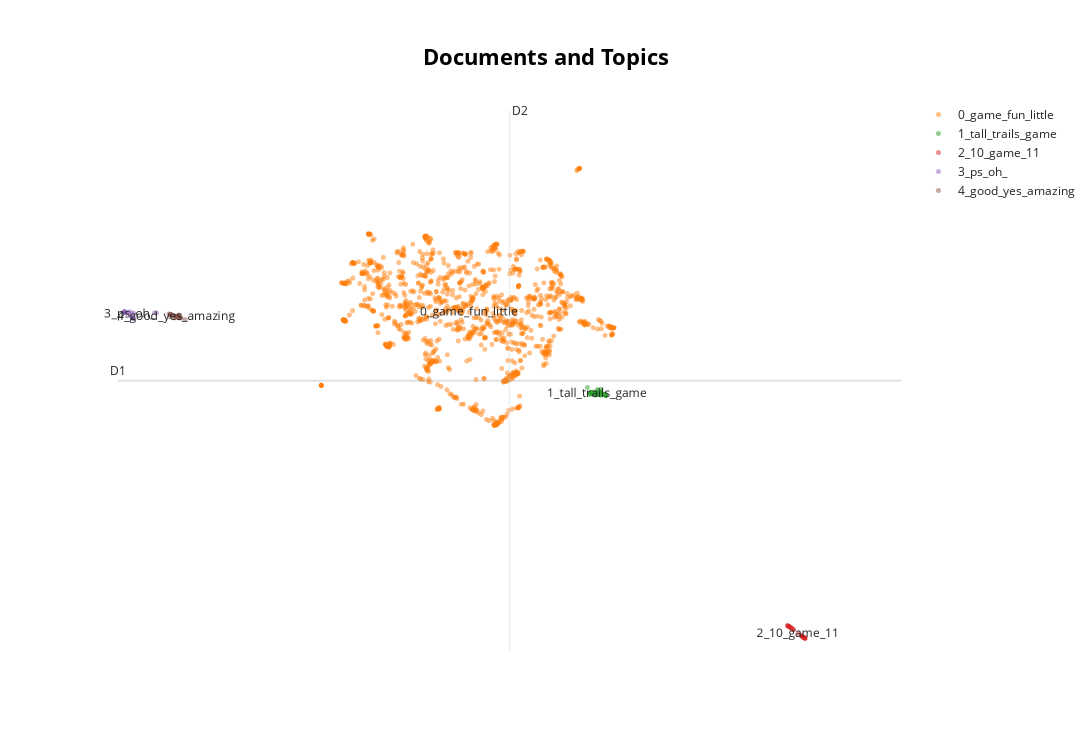

The notebook cell saved with this chart:
### Markdown cell above
## 3. Visualization

Visualize the documents and clusters.

### Code cell
# Reduce dimensionality for faster/cleaner visualization
print("Reducing dimensionality with UMAP...")
reduced_embeddings = UMAP(n_neighbors=10, n_components=2, min_dist=0.0, metric='cosine').fit_transform(embeddings)

fig_red = topic_model.visualize_documents(docs, reduced_embeddings=reduced_embeddings)
fig_red.show()

### Figure 1 — Plotly figure (JSON) as saved in the notebook; plotly's stock layout.template omitted (floating-point values rounded to 4 significant figures; data arrays with more than 128 entries replaced by an {"elided": "..."} marker saying what was removed)
{"data": [{"hoverinfo": "text", "hovertext": [null], "marker": {"color": "#CFD8DC", "opacity": 0.5, "size": 5}, "mode": "markers+text", "name": "other", "showlegend": false, "type": "scattergl", "x": [NaN], "y": [NaN]}, {"hoverinfo": "text", "hovertext": {"elided": "1235 str values"}, "marker": {"opacity": 0.5, "size": 5}, "mode": "markers+text", "name": "0_game_fun_little", "text": {"elided": "1235 str values"}, "textfont": {"size": 12}, "type": "scattergl", "x": {"elided": "1235 float values"}, "y": {"elided": "1235 float values"}}, {"hoverinfo": "text", "hovertext": ["I LOVE TALL TRAILS!!!", "In short, i highly recommand tall trails, a super chill and original exploration game with perfectly designed caracters !", "Tall Trails doesn't look like much.", "I had the pleasure of being able to beta Tall Trails!", "Tall Trails has so far been an amazing experience.", "One of the things I wish there were more of in the world are games like Tall Trails.", "Find more details and screenshots at https://sascha.mehlhase.info/hobbies/computer-games/tall-trails/", "Tall trails is a game I can say with confidence that all the time I've spent playing it is not time wasted.", "Whether you’re in it for the relaxing vibe, the adorable characters, or just a break from more intense games, Tall Trails delivers a genuinely satisfying experience.", "Tall Trails is here to do that.", "if you're looking for a game to just sit back and vibe with, tall trails is a good choice.", "Tall Trails is a charming game about a little guy in search of purpose, set in a world where you’re both allowed and encouraged to cause all sorts of shenanigans, set to a beautiful soundtrack it’s an absolute blast from start to finish.", "Tall Trails is an incredibly high-quality and polished game from a solo developer.", "Was not impressed in the beginning because I was unfairly comparing this to A Short Hike, but it did grow on me.", "It is my new goal to convince my friends to please play Tall Trails!", "Tall Trails is a platformer where you can really just screw around with the world and its mechanics to your heart's content.", "It's fair to say that Tall Trails fits that description and much more!", "Tall Trails seriously have one of the most satisfying movement system I've seen in a game, I love it.", "I'd say Tall Trails falls into this form.", "Tall Trails is just a short and sweet 3D platformer that doesn't overstay its welcome.", "It’s sorta cute but not much motivation to continue, and not up to the quality bar of A Short Hike.", "No but seriously, Tall Trails is such an amazing game, and for the low low price of however much it is (I didn't care to check) you should just buy it.", "In a world where nostalgia rules the 3D platformer genre, Tall Trails is a breath of fresh air!!!", "i absolutely loved red tall traildemptiom 2", "I'm truly amazed by Tall Trails, and just by playing it i can feel the love put into this game by the developer.", "tall trails is such a treat of a game.", "Tall Trails is such a great game!", "When John Talltrails said \"Those trails are definitely tall\" I cried", "overall, tall trails is exactly the type of game i love to see get made, and i'm excited to get to the end of this adventure and figure out whats the Whole Deal with The Big Plan!", "Tall Trails hasn't challenged me yet, but it's not supposed to.", "Tall Trails is a lot of things: easy, fun, short, and goofy.", "Tall Trails is a pretty fun game.", "A short but bittersweet adventure game, Tall Trails fully lives up to the small cost it has on the Steam store.", "Tall Trails is an absolute delight from start to finish.", "Like Alp, I've found my purpose and it's to play Tall Trails.", "Tall Trails makes you go \"whoa, what's that over there?\"", "the designs are super cute - and tall trails is a great example that pushes what games can be like - that they can be chill and have silly stories and characters, but still be incredibly engaging and polished.", "If you're a fan of meaningful indie games, and need some time to unwind, I highly reccomend Tall Trails^^", "if I named this one I woulda named it Trail Mix cuz it's yummy yea yum yum", "there are seriously so many things you can do in this game and all the characters are so funny I looooove tall trails C:", "Tall Trails lets you enjoy a low-stakes environment and play around in an expansive world with lots of fun mechanics to be found around every corner.", "One million stars for Tall Trails.", "Mayhaps even a fine uphill jaunt?", "Tall trails is definitely, the indie game of the year for me.", "Tall Trails has a very simple, adorable and goofy art style.", "20/10 game i love it so much tall trails you will always be famous", "A great fit for all ages and all moods, I'm convinced Tall Trails is going to be the next big thing.", "Tall Trails is extremely cute and immersive.", "I'd love it if Tall Trails leaned a little more into the 3rd form, maybe as another random generation option.", null], "marker": {"opacity": 0.5, "size": 5}, "mode": "markers+text", "name": "1_tall_trails_game", "text": ["", "", "", "", "", "", "", "", "", "", "", "", "", "", "", "", "", "", "", "", "", "", "", "", "", "", "", "", "", "", "", "", "", "", "", "", "", "", "", "", "", "", "", "", "", "", "", "", "", "1_tall_trails_game"], "textfont": {"size": 12}, "type": "scattergl", "x": [11.44, 11.26, 11.66, 11.49, 11.53, 11.36, 11.27, 11.3, 11.36, 11.6, 11.26, 11.35, 11.32, 11.54, 11.35, 11.53, 11.67, 11.29, 11.65, 11.52, 11.49, 11.29, 11.54, 11.4, 11.32, 11.43, 11.29, 11.5, 11.38, 11.63, 11.51, 11.33, 11.34, 11.52, 11.23, 11.59, 11.18, 11.33, 11.54, 11.38, 11.45, 11.55, 11.66, 11.29, 11.46, 11.35, 11.54, 11.45, 11.66, 11.44], "y": [6.642, 6.739, 6.609, 6.654, 6.693, 6.712, 6.679, 6.698, 6.713, 6.667, 6.678, 6.678, 6.687, 6.7, 6.668, 6.737, 6.586, 6.74, 6.619, 6.778, 6.753, 6.697, 6.859, 6.608, 6.701, 6.691, 6.665, 6.636, 6.698, 6.64, 6.742, 6.69, 6.711, 6.631, 6.644, 6.653, 6.936, 6.744, 6.61, 6.704, 6.683, 6.662, 6.658, 6.717, 6.809, 6.659, 6.677, 6.846, 6.607, 6.694]}, {"hoverinfo": "text", "hovertext": ["8.5/10", "11/10", "10/10", "10/10.", "10/10.", "10/10", "/ 10 }---\n☐ 1\n☐ 2\n☐ 3\n☐ 4\n☐ 5\n☐ 6\n☐ 7\n☑ 8\n☐ 9\n☐ 10\n\nstill recommend this game!", "10/10", "10/10\n\ni love pin", "The dragons in this game get a dragon rating of 0/10, as there were no dragons.", "[b] 10/10 would search for purpose again [/b]", "15/10 game.", "10/10 game for me and would recommend to everyone!", "10/10", "10/10", "10/10", "10/10", "10/10", "7/5 would recommend", "10/10 This game is part of the reason im still here to write this review.", "9/10", "10/10", "10/10", "10/10 will new game plus again", "11/10 fart game", "10/10 game - Super simple and basic gameplay, art style and story, but very satisfying, relaxing and fun to play.", "Game very good 10/10 frfr", "10/10 masterpiece of a game.", "10/10", "10/10", "12/10 beyond marvelous\n\n(I DID receive this product for free but that was only because I beta tested, I would genuinely pay for this game three times over)", "10/10", "1000000/1000000", "Such a silly spooder man game 10/10 would swing again", "The artwork in this game is to me what thick, juicy calves are to a pimp: a welcome edition that makes her go from an 8/10 to a 10/10, though non essential.", "10/10\r\n\r\nThis game is incredible.", "11/10, super cute and fun.", "10/10 game", null], "marker": {"opacity": 0.5, "size": 5}, "mode": "markers+text", "name": "2_10_game_11", "text": ["", "", "", "", "", "", "", "", "", "", "", "", "", "", "", "", "", "", "", "", "", "", "", "", "", "", "", "", "", "", "", "", "", "", "", "", "", "", "2_10_game_11"], "textfont": {"size": 12}, "type": "scattergl", "x": [16.87, 16.85, 16.92, 16.91, 16.87, 16.9, 16.56, 16.92, 16.9, 16.54, 16.87, 16.63, 16.52, 16.92, 16.93, 16.94, 16.91, 16.94, 16.86, 16.48, 16.87, 16.94, 16.92, 16.57, 16.64, 16.51, 16.58, 16.52, 16.95, 16.9, 16.53, 16.95, 16.91, 16.49, 16.51, 16.53, 16.87, 16.61, 16.76], "y": [-3.453, -3.43, -3.521, -3.504, -3.461, -3.501, -3.088, -3.518, -3.489, -3.07, -3.458, -3.174, -3.054, -3.517, -3.527, -3.54, -3.509, -3.539, -3.444, -3.006, -3.461, -3.534, -3.513, -3.105, -3.188, -3.034, -3.118, -3.046, -3.545, -3.499, -3.059, -3.546, -3.519, -3.027, -3.035, -3.056, -3.45, -3.145, -3.334]}, {"hoverinfo": "text", "hovertext": [":)", ":)", "👍", ":)", "<3", "!", ":D", "!", "2.", "!", "🧙🏻♂️🪄🧱🍄🫵🏻", ":)", ":)", "\":)\"", ": )", "PS.", "(:", "3.", ":]", "!", ":)", ":D", ":]\n\nOh!", ":)", "<3 )", "!", ";)", "!", "!", null], "marker": {"opacity": 0.5, "size": 5}, "mode": "markers+text", "name": "3_ps_oh_", "text": ["", "", "", "", "", "", "", "", "", "", "", "", "", "", "", "", "", "", "", "", "", "", "", "", "", "", "", "", "", "3_ps_oh_"], "textfont": {"size": 12}, "type": "scattergl", "x": [-1.088, -1.096, -0.8407, -1.091, -0.8356, -0.8751, -1.087, -0.8808, -0.2932, -0.8829, -0.8574, -1.087, -1.088, -1.098, -1.096, -0.9783, -1.072, -0.2425, -1.05, -0.8776, -1.082, -1.084, -1.071, -1.085, -0.9091, -0.887, -1.098, -0.8819, -0.8955, -0.9452], "y": [10.09, 10.1, 9.808, 10.1, 10.03, 9.837, 10.11, 9.849, 10.06, 9.848, 9.836, 10.09, 10.09, 10.09, 10.09, 10.1, 10.07, 10.05, 10.03, 9.845, 10.09, 10.1, 10.07, 10.09, 10.07, 9.856, 10.11, 9.849, 9.86, 10.01]}, {"hoverinfo": "text", "hovertext": ["Very good.", "Interesting.", "good", "Yes.", "Maybe.", "AMAZING", "Fantastic.", "Sure.", "good", "great", "Excellent", "Absolutely not.", "very yes", "awesomesauce", "lovely", "GOOD GOOD GOOD GOOD GOOD GOOD GOOD GOOD GOOD GOOD GOOD GOOD GOOD GOOD GOOD GOOD GOOD GOOD GOOD GOOD GOOD GOOD GOOD GOOD GOOD GOOD GOOD GOOD GOOD GOOD GOOD GOOD GOOD GOOD.", "GOOD GOOD GOOD GOOD GOOD GOOD GOOD GOOD GOOD GOOD GOOD GOOD GOOD GOOD GOOD GOOD GOOD GOOD GOOD GOOD GOOD GOOD GOOD GOOD GOOD, it was good.", "Why?", "Amazing", "yes", "Great", "Beautiful.", "awesome", "good", "its alright", null], "marker": {"opacity": 0.5, "size": 5}, "mode": "markers+text", "name": "4_good_yes_amazing", "text": ["", "", "", "", "", "", "", "", "", "", "", "", "", "", "", "", "", "", "", "", "", "", "", "", "", "4_good_yes_amazing"], "textfont": {"size": 12}, "type": "scattergl", "x": [0.2782, 0.1684, 0.2702, 0.1286, 0.1306, 0.4048, 0.2314, 0.08713, 0.2744, 0.3304, 0.3163, 0.1304, 0.2587, 0.3949, 0.5179, 0.3349, 0.3743, 0.1162, 0.3518, 0.2276, 0.3226, 0.3589, 0.3478, 0.278, 0.2759, 0.2764], "y": [9.913, 9.97, 9.913, 9.994, 9.994, 9.828, 9.844, 10.0, 9.884, 9.872, 9.894, 9.996, 9.916, 9.867, 9.77, 9.961, 9.95, 9.887, 9.874, 9.933, 9.882, 9.849, 9.871, 9.895, 9.874, 9.905]}], "layout": {"annotations": [{"showarrow": false, "text": "D1", "x": -1.263, "y": 7.216, "yshift": 10}, {"showarrow": false, "text": "D2", "x": 9.114, "xshift": 10, "y": 18.51}], "height": 750, "shapes": [{"line": {"color": "#CFD8DC", "width": 2}, "type": "line", "x0": 9.114, "x1": 9.114, "y0": -4.078, "y1": 18.51}, {"line": {"color": "#9E9E9E", "width": 2}, "type": "line", "x0": -1.263, "x1": 19.49, "y0": 7.216, "y1": 7.216}], "title": {"font": {"color": "Black", "size": 22}, "text": "<b>Documents and Topics</b>", "x": 0.5, "xanchor": "center", "yanchor": "top"}, "width": 1200, "xaxis": {"visible": false}, "yaxis": {"visible": false}}}
